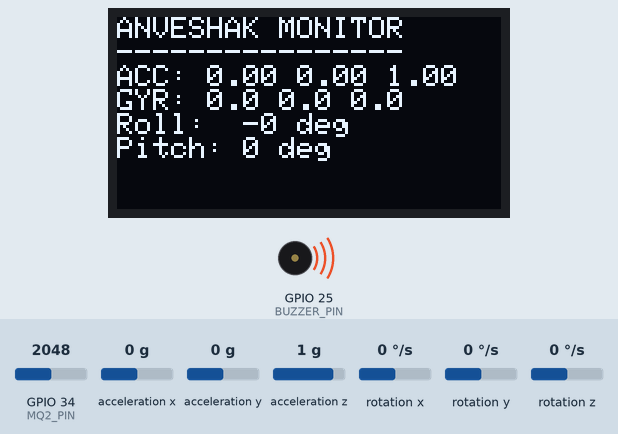
A sketch run on a simulated ESP32. On the bench: 128×64 one-colour display, buzzer (waves = sounding). Wiring (inferred from the names in the program): MPU-6050 motion sensor at I2C address 0x68. Inputs (shaded band) come from the test bench; at power-on: rotation x 0 °/s, GPIO 34 (MQ2_PIN) = 2048, rotation y 0 °/s, acceleration x 0 g, acceleration y 0 g, acceleration z 1 g, rotation z 0 °/s (analog values on the 0–4095 scale). WiFi joins after 1.5 s; servers stay silent unless stated; uploads are accepted with an empty reply; no radio packets arrive unless stated; what the sketch prints to the serial monitor is not drawn.

Above: at 3.7 s.
3.8 s: rotation x set to -192 °/s
At 4.62 s:
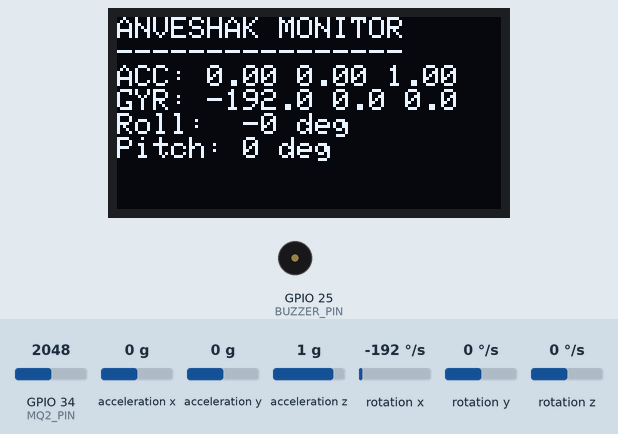
6.8 s: GPIO 34 (MQ2_PIN) set to 1057
At 9.02 s:
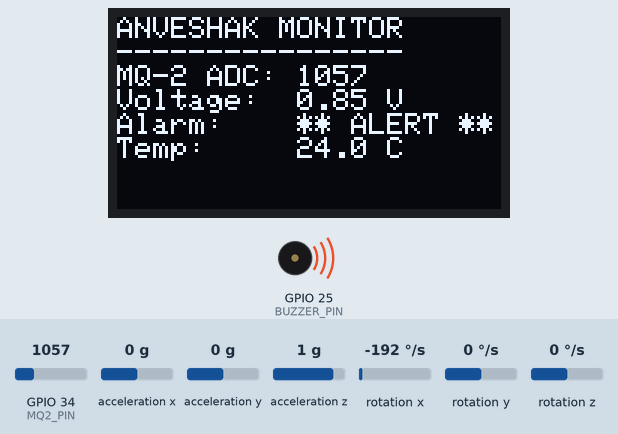
9.8 s: GPIO 34 (MQ2_PIN) set to 953
At 10.4 s:
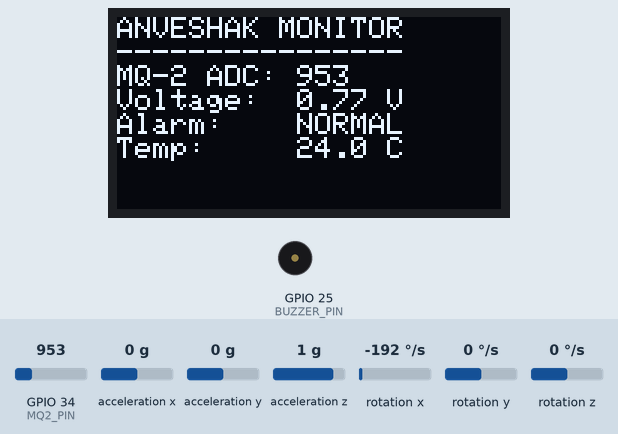
12.0 s: rotation y set to -2 °/s
At 13.1 s:
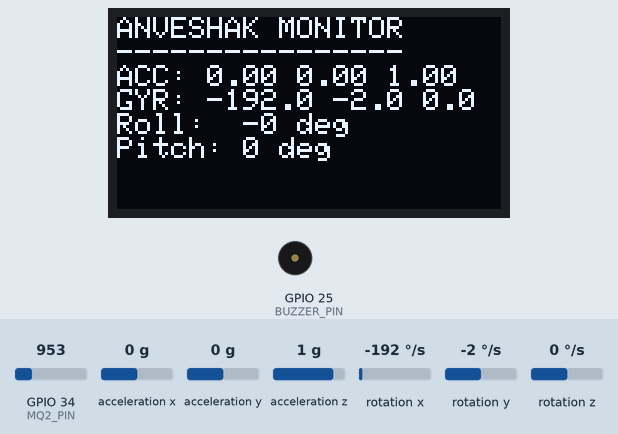
14.7 s: GPIO 34 (MQ2_PIN) set to 1040
At 15.62 s:
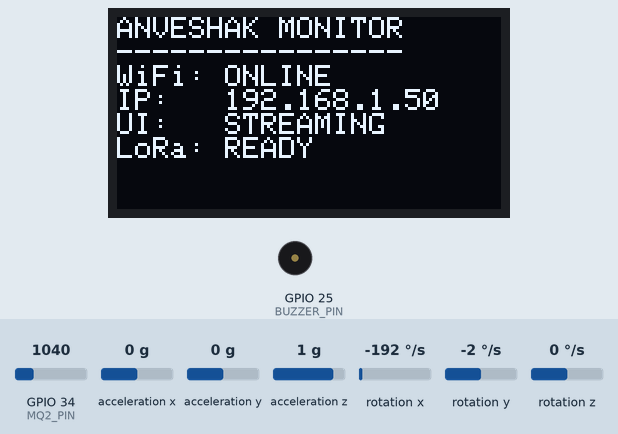
17.3 s: acceleration x set to -1.4 g
At 20.02 s:
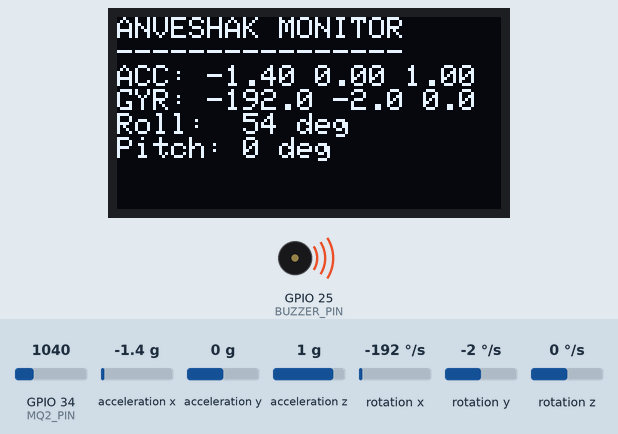
Timing chart, 0 to 21.0 s (numbered marks = the images above; inputs shaded):
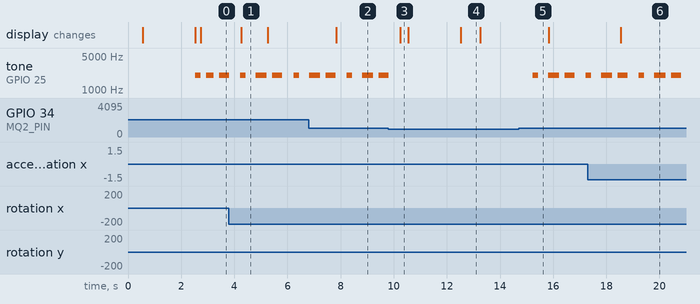

The sketch:

anveshak_esp32_firmware.ino
```cpp
/**
 * ============================================================================
 * ANVESHAK - IoT Live Safety Monitoring System
 * Complete Working ESP32 Firmware with Dual Cloud Sync (ANVESHAK Web UI + Blynk)
 * ============================================================================
 *
 * Hardware Pinout Matrix:
 *  - MQ-2 Gas / Smoke Sensor : GPIO 34 (ADC1_CH6)
 *  - Active Buzzer (PWM)     : GPIO 25 (LEDC PWM 2000 Hz, 8-bit resolution)
 *  - I2C Shared Bus (SDA/SCL): GPIO 21 (SDA) / GPIO 22 (SCL)
 *      -> MPU-6050 6-Axis IMU: 0x68
 *      -> 0.96" SSD1306 OLED : 0x3C (128x64)
 *  - SX1278 LoRa Module (SPI): SCK 18, MISO 19, MOSI 23, SS 5, RST 14, DIO0 26
 *
 * Supported Cloud / Network Targets:
 *  1. ANVESHAK Ingestion Server -> http://10.9.2.238:5000/api/ingest (Streams directly to Web Dashboard)
 *  2. Blynk IoT Cloud           -> Virtual Pins V0 to V10
 *  3. LoRa RF 433 MHz           -> Local point-to-point packet telemetry
 * ============================================================================
 */

#define BLYNK_TEMPLATE_ID   "TMPL3hzn5Mn7B"
#define BLYNK_TEMPLATE_NAME "ANVESHAK"
#define BLYNK_AUTH_TOKEN    "YOUR_BLYNK_AUTH_TOKEN"

#include <WiFi.h>
#include <HTTPClient.h>
#include <BlynkSimpleEsp32.h>
#include <Wire.h>
#include <SPI.h>
#include <LoRa.h>
#include <Adafruit_GFX.h>
#include <Adafruit_SSD1306.h>

// ========== WIFI CONFIGURATION ==========
char ssid[] = "YOUR_WIFI_SSID";
char pass[] = "YOUR_WIFI_PASSWORD";

// ========== ANVESHAK WEB DASHBOARD INGESTION ENDPOINT ==========
// Set to your computer's local IP where 'node server.js' is running (e.g., http://192.168.1.100:5000/api/ingest)
#define ANVESHAK_SERVER_URL "http://YOUR_SERVER_IP:5000/api/ingest"
#define ANVESHAK_DEVICE_KEY "YOUR_DEVICE_SECRET_KEY"
#define ANVESHAK_DEVICE_ID  "ANVESHAK-ESP32-01"

BlynkTimer timer;

// ========== I2C PIN DEFINITIONS ==========
#define SDA_PIN 21
#define SCL_PIN 22
#define MPU_ADDR 0x68

// ========== MQ-2 GAS SENSOR ==========
#define MQ2_PIN 34
#define GAS_THRESHOLD 1000

// ========== BUZZER CONFIGURATION ==========
#define BUZZER_PIN 25
#define BUZZER_FREQ 2000
#define BUZZER_RESOLUTION 8
#define BUZZER_PWM_CHANNEL 0

// ========== OLED CONFIGURATION ==========
#define SCREEN_WIDTH 128
#define SCREEN_HEIGHT 64
#define OLED_ADDR 0x3C

// ========== LORA RF CONFIGURATION ==========
#define LORA_SCK  18
#define LORA_MISO 19
#define LORA_MOSI 23
#define LORA_SS   5
#define LORA_RST  14
#define LORA_DIO0 26
#define LORA_FREQ 433E6

Adafruit_SSD1306 display(SCREEN_WIDTH, SCREEN_HEIGHT, &Wire, -1);

bool oledOK = false;
bool loraOK = false;
bool mpuOK = false;
bool gasAlarmActive = false;
bool buzzerAttached = false;
bool buzzerOn = false;
bool uiSyncOK = false;

unsigned long lastPageChange = 0;
unsigned long lastBeepChange = 0;
unsigned long lastUiSendTime = 0;
unsigned long packetSeq = 0;

int oledPage = 0;
int mq2Value = 0;

float ax = 0, ay = 0, az = 0;
float gx = 0, gy = 0, gz = 0;
float roll = 0, pitch = 0;
float temperature = 0;

// ========== SOUND CONTROLLER (BUZZER HELPER) ==========
void setBuzzerTone(uint32_t freq) {
  #if ESP_ARDUINO_VERSION_MAJOR >= 3
    if (freq > 0) {
      ledcWriteTone(BUZZER_PIN, freq);
    } else {
      ledcWriteTone(BUZZER_PIN, 0);
    }
  #else
    if (freq > 0) {
      ledcWriteTone(BUZZER_PWM_CHANNEL, freq);
    } else {
      ledcWriteTone(BUZZER_PWM_CHANNEL, 0);
    }
  #endif
}

// ========== MPU6050 REGISTER ACCESS ==========
bool writeRegister(uint8_t reg, uint8_t value) {
  Wire.beginTransmission(MPU_ADDR);
  Wire.write(reg);
  Wire.write(value);
  return Wire.endTransmission() == 0;
}

bool readRegisters(uint8_t reg, uint8_t *data, uint8_t len) {
  Wire.beginTransmission(MPU_ADDR);
  Wire.write(reg);

  if (Wire.endTransmission(false) != 0) {
    return false;
  }

  uint8_t received = Wire.requestFrom((uint8_t)MPU_ADDR, len, (uint8_t)true);
  if (received != len) {
    while (Wire.available()) Wire.read();
    return false;
  }

  for (uint8_t i = 0; i < len; i++) {
    data[i] = Wire.read();
  }

  return true;
}

int16_t toInt16(uint8_t highByte, uint8_t lowByte) {
  return (int16_t)(((uint16_t)highByte << 8) | lowByte);
}

// ========== READ SENSORS ==========
void readSensors() {
  uint8_t data[14];

  mpuOK = readRegisters(0x3B, data, 14);
  mq2Value = analogRead(MQ2_PIN);

  if (mpuOK) {
    int16_t axRaw = toInt16(data[0], data[1]);
    int16_t ayRaw = toInt16(data[2], data[3]);
    int16_t azRaw = toInt16(data[4], data[5]);
    int16_t tempRaw = toInt16(data[6], data[7]);
    int16_t gxRaw = toInt16(data[8], data[9]);
    int16_t gyRaw = toInt16(data[10], data[11]);
    int16_t gzRaw = toInt16(data[12], data[13]);

    ax = axRaw / 16384.0f;
    ay = ayRaw / 16384.0f;
    az = azRaw / 16384.0f;

    gx = gxRaw / 131.0f;
    gy = gyRaw / 131.0f;
    gz = gzRaw / 131.0f;

    temperature = (tempRaw / 340.0f) + 36.53f;

    // Attitude Calculation (Degrees)
    if (az != 0 || ax != 0) {
      roll = atan2(-ax, az) * (180.0f / PI);
    }
    float norm = sqrt(ax * ax + az * az);
    if (norm > 0) {
      pitch = atan2(ay, norm) * (180.0f / PI);
    }
  }

  Serial.println("\n--- ANVESHAK TELEMETRY ---");
  Serial.printf("MQ2 ADC: %d (%.2f V)\n", mq2Value, (mq2Value / 4095.0f) * 3.3f);

  if (mpuOK) {
    Serial.printf("Accel(g): X=%.2f Y=%.2f Z=%.2f\n", ax, ay, az);
    Serial.printf("Gyro(deg/s): X=%.1f Y=%.1f Z=%.1f\n", gx, gy, gz);
    Serial.printf("Orientation: Roll=%.1f° Pitch=%.1f° | Temp=%.1f°C\n", roll, pitch, temperature);
  } else {
    Serial.println("MPU READ ERROR");
  }
}

// ========== GAS ALARM AND BUZZER BEEP ==========
void updateGasAlarm() {
  gasAlarmActive = (mq2Value >= GAS_THRESHOLD);

  if (!buzzerAttached) return;

  if (gasAlarmActive) {
    // Pulsing siren: 200 ms ON, 200 ms OFF
    if (millis() - lastBeepChange >= 200) {
      lastBeepChange = millis();
      buzzerOn = !buzzerOn;
      setBuzzerTone(buzzerOn ? BUZZER_FREQ : 0);
    }
  } else {
    if (buzzerOn) {
      buzzerOn = false;
      setBuzzerTone(0);
    }
  }
}

// ========== TELEMETRY TRANSMISSION (ANVESHAK WEB UI + USB SERIAL) ==========
void sendToAnveshakUI() {
  packetSeq++;
  float mqVoltage = (mq2Value / 4095.0f) * 3.3f;

  // Construct telemetry JSON payload
  char jsonBuffer[512];
  snprintf(jsonBuffer, sizeof(jsonBuffer),
    "{"
      "\"device\":\"%s\","
      "\"seq\":%lu,"
      "\"mq2\":{\"rawAdc\":%d,\"voltage\":%.2f},"
      "\"mpu6050\":{"
        "\"accel\":{\"x\":%.3f,\"y\":%.3f,\"z\":%.3f},"
        "\"gyro\":{\"x\":%.2f,\"y\":%.2f,\"z\":%.2f},"
        "\"tempC\":%.2f,"
        "\"roll\":%.1f,"
        "\"pitch\":%.1f"
      "},"
      "\"esp32\":{"
        "\"isOnline\":true,"
        "\"rssi\":%d,"
        "\"ipAddress\":\"%s\","
        "\"uptimeSeconds\":%lu"
      "},"
      "\"lora\":{\"status\":%s},"
      "\"alarmActive\":%s,"
      "\"sosActive\":%s"
    "}",
    ANVESHAK_DEVICE_ID,
    packetSeq,
    mq2Value, mqVoltage,
    ax, ay, az,
    gx, gy, gz,
    temperature,
    roll, pitch,
    WiFi.status() == WL_CONNECTED ? WiFi.RSSI() : 0,
    WiFi.status() == WL_CONNECTED ? WiFi.localIP().toString().c_str() : "0.0.0.0",
    millis() / 1000,
    loraOK ? "true" : "false",
    gasAlarmActive ? "true" : "false",
    gasAlarmActive ? "true" : "false"
  );

  // 1. Always output packet to USB Serial (Direct Cable Bridge)
  Serial.print("[ANVESHAK_DATA]");
  Serial.println(jsonBuffer);

  // 2. Transmit via Wi-Fi HTTP POST if Wi-Fi is connected
  if (WiFi.status() == WL_CONNECTED) {
    HTTPClient http;
    http.begin(ANVESHAK_SERVER_URL);
    http.addHeader("Content-Type", "application/json");
    http.addHeader("X-Device-Key", ANVESHAK_DEVICE_KEY);
    http.setTimeout(1200);

    int httpCode = http.POST(jsonBuffer);
    if (httpCode == 200 || httpCode == 201) {
      uiSyncOK = true;
      Serial.printf("[UI STREAM] Packet #%lu uploaded to Web Dashboard (HTTP %d)\n", packetSeq, httpCode);
    } else {
      uiSyncOK = false;
      Serial.printf("[UI STREAM FAIL] HTTP %d (Target: %s)\n", httpCode, ANVESHAK_SERVER_URL);
    }
    http.end();
  } else {
    uiSyncOK = false;
  }
}

// ========== BLYNK CLOUD STREAM ==========
void sendToBlynk() {
  if (!Blynk.connected()) return;

  Blynk.virtualWrite(V0, mq2Value);

  if (mpuOK) {
    Blynk.virtualWrite(V1, ax);
    Blynk.virtualWrite(V2, ay);
    Blynk.virtualWrite(V3, az);

    Blynk.virtualWrite(V4, gx);
    Blynk.virtualWrite(V5, gy);
    Blynk.virtualWrite(V6, gz);

    Blynk.virtualWrite(V7, temperature);
  }

  Blynk.virtualWrite(V8, mpuOK ? 1 : 0);
  Blynk.virtualWrite(V9, loraOK ? 1 : 0);
  Blynk.virtualWrite(V10, gasAlarmActive ? 1 : 0);
}

// ========== OLED 0.96" DISPLAY CYCLER ==========
void updateOLED() {
  if (!oledOK) return;

  if (millis() - lastPageChange >= 2500) {
    lastPageChange = millis();
    oledPage = (oledPage + 1) % 3;
  }

  display.clearDisplay();
  display.setTextSize(1);
  display.setTextColor(SSD1306_WHITE);
  display.setCursor(0, 0);

  // Header Bar
  display.println("ANVESHAK MONITOR");
  display.println("----------------");

  if (oledPage == 0) {
    // Page 0: MQ-2 Gas & Safety Alarm Status
    display.printf("MQ-2 ADC: %d\n", mq2Value);
    display.printf("Voltage:  %.2f V\n", (mq2Value / 4095.0f) * 3.3f);
    display.printf("Alarm:    %s\n", gasAlarmActive ? "** ALERT **" : "NORMAL");
    display.printf("Temp:     %.1f C\n", temperature);
  } else if (oledPage == 1) {
    // Page 1: MPU6050 Acceleration & Gyroscope
    if (!mpuOK) {
      display.println("MPU READ ERROR");
    } else {
      display.printf("ACC: %.2f %.2f %.2f\n", ax, ay, az);
      display.printf("GYR: %.1f %.1f %.1f\n", gx, gy, gz);
      display.printf("Roll:  %.0f deg\n", roll);
      display.printf("Pitch: %.0f deg\n", pitch);
    }
  } else {
    // Page 2: System Connectivity & Live UI Status
    display.printf("WiFi: %s\n", WiFi.status() == WL_CONNECTED ? "ONLINE" : "DISCONN");
    display.printf("IP:   %s\n", WiFi.localIP().toString().c_str());
    display.printf("UI:   %s\n", uiSyncOK ? "STREAMING" : "WAITING");
    display.printf("LoRa: %s\n", loraOK ? "READY" : "ERROR");
  }

  display.display();
}

// ========== LORA RF TRANSMISSION ==========
void sendLoRaPacket() {
  if (!loraOK) return;

  char packet[180];
  snprintf(
    packet, sizeof(packet),
    "ANVESHAK,MPU:%d,AX:%.3f,AY:%.3f,AZ:%.3f,"
    "GX:%.2f,GY:%.2f,GZ:%.2f,T:%.2f,MQ2:%d,ALARM:%d",
    mpuOK ? 1 : 0,
    ax, ay, az, gx, gy, gz,
    temperature, mq2Value,
    gasAlarmActive ? 1 : 0
  );

  LoRa.beginPacket();
  LoRa.print(packet);
  if (LoRa.endPacket() == 1) {
    Serial.println("[LoRa] Packet transmitted successfully.");
  } else {
    Serial.println("[LoRa] Transmission failed.");
  }
}

// ========== BLYNK RECONNECTION HANDLER ==========
void reconnectBlynk() {
  if (WiFi.status() == WL_CONNECTED && !Blynk.connected()) {
    Serial.println("Reconnecting to Blynk...");
    Blynk.connect(1000);
  }
}

// ========== SETUP ==========
void setup() {
  Serial.begin(115200);
  delay(500);
  Serial.println("\n=================================");
  Serial.println(" ANVESHAK IOT TELEMETRY NODE");
  Serial.println("=================================");

  // 1. Buzzer PWM Setup
  #if ESP_ARDUINO_VERSION_MAJOR >= 3
    buzzerAttached = ledcAttach(BUZZER_PIN, BUZZER_FREQ, BUZZER_RESOLUTION);
  #else
    ledcSetup(BUZZER_PWM_CHANNEL, BUZZER_FREQ, BUZZER_RESOLUTION);
    ledcAttachPin(BUZZER_PIN, BUZZER_PWM_CHANNEL);
    buzzerAttached = true;
  #endif

  if (!buzzerAttached) {
    Serial.println("Buzzer PWM initialization failed!");
  } else {
    setBuzzerTone(0);
    Serial.println("Buzzer ready on GPIO 25.");
  }

  // 2. I2C Bus Setup
  Wire.begin(SDA_PIN, SCL_PIN);
  Wire.setClock(100000);

  // 3. OLED Display Setup (SSD1306 @ 0x3C)
  oledOK = display.begin(SSD1306_SWITCHCAPVCC, OLED_ADDR);
  if (oledOK) {
    display.clearDisplay();
    display.setTextColor(SSD1306_WHITE);
    display.setTextSize(2);
    display.setCursor(10, 5);
    display.println("ANVESHAK");
    display.setTextSize(1);
    display.setCursor(10, 32);
    display.println("Safety Telemetry");
    display.setCursor(10, 48);
    display.println("Connecting WiFi...");
    display.display();
    Serial.println("OLED display ready at 0x3C.");
  } else {
    Serial.println("OLED initialization failed!");
  }

  // 4. MPU6050 Motion Sensor Setup (@ 0x68)
  if (writeRegister(0x6B, 0x00)) {
    delay(100);
    writeRegister(0x1C, 0x00); // 2g accelerometer scale
    writeRegister(0x1B, 0x00); // 250 deg/s gyro scale
    Serial.println("MPU6050 initialized.");
  } else {
    Serial.println("MPU6050 I2C write failed!");
  }

  // 5. MQ-2 Sensor Setup
  pinMode(MQ2_PIN, INPUT);
  analogReadResolution(12);
  analogSetPinAttenuation(MQ2_PIN, ADC_11db);
  Serial.println("MQ-2 configured on GPIO 34 (12-bit ADC).");

  // 6. LoRa Setup (SPI 433 MHz)
  SPI.begin(LORA_SCK, LORA_MISO, LORA_MOSI, LORA_SS);
  LoRa.setPins(LORA_SS, LORA_RST, LORA_DIO0);
  if (LoRa.begin(LORA_FREQ)) {
    loraOK = true;
    Serial.println("LoRa transceiver initialized at 433MHz.");
  } else {
    Serial.println("LoRa initialization failed!");
  }

  // 7. Wi-Fi & Blynk Setup
  WiFi.mode(WIFI_STA);
  WiFi.setAutoReconnect(true);
  WiFi.begin(ssid, pass);

  Blynk.config(BLYNK_AUTH_TOKEN);

  Serial.printf("Connecting to Wi-Fi SSID '%s'...", ssid);
  unsigned long startAttempt = millis();
  while (WiFi.status() != WL_CONNECTED && millis() - startAttempt < 15000) {
    delay(250);
    Serial.print(".");
  }
  Serial.println();

  if (WiFi.status() == WL_CONNECTED) {
    Serial.print("Wi-Fi connected! IP Address: ");
    Serial.println(WiFi.localIP());

    if (Blynk.connect(5000)) {
      Serial.println("Blynk Cloud connected!");
    } else {
      Serial.println("Blynk connection pending (will retry in background).");
    }
  } else {
    Serial.println("Wi-Fi not connected yet. Will retry automatically.");
  }

  // 8. Timed Schedulers
  timer.setInterval(500L, readSensors);        // Read ADC & IMU every 500ms
  timer.setInterval(200L, updateOLED);          // Refresh OLED display
  timer.setInterval(500L, sendToAnveshakUI);   // Stream live to Web UI every 500ms in sync with sensors
  timer.setInterval(1000L, sendToBlynk);        // Stream to Blynk Cloud every 1s
  timer.setInterval(1000L, sendLoRaPacket);     // Send LoRa packet every 1s
  timer.setInterval(5000L, reconnectBlynk);     // Auto-reconnect Blynk
  timer.setInterval(50L, updateGasAlarm);       // Buzzer alarm checks every 50ms

  readSensors();
  updateOLED();

  Serial.println("ANVESHAK SYSTEM READY & RUNNING");
}

// ========== MAIN LOOP ==========
void loop() {
  Blynk.run();
  timer.run();
}
```

Measured:
- the behaviour switches between 1000 and 999 on GPIO 34 (MQ2_PIN) (found by bisection; images 2 and 3)
- the behaviour switches between 0 and -1 °/s on rotation y (found by bisection; images 3 and 4)
- after the input at 3.8 s, the display: changes after 0.45 s (image 1)
- after the input at 6.8 s, the display: changes after 1.0 s (image 2)
- after the input at 9.8 s, tone on GPIO 25 (BUZZER_PIN): goes on until 9.8 s, then stays silent; the display: changes after 0.45 s (image 3)
- after the input at 12.0 s, the display: changes after 0.52 s (image 4)
- after the input at 14.7 s, tone on GPIO 25 (BUZZER_PIN): goes 2000 Hz 0.21 s, silent 0.38 s, 2000 Hz 0.42 s, silent 0.21 s, 2000 Hz 0.38 s, silent 0.42 s, then 2000 Hz, starting after 0.53 s
- after the input at 17.3 s, the display: changes after 1.2 s (image 6)
